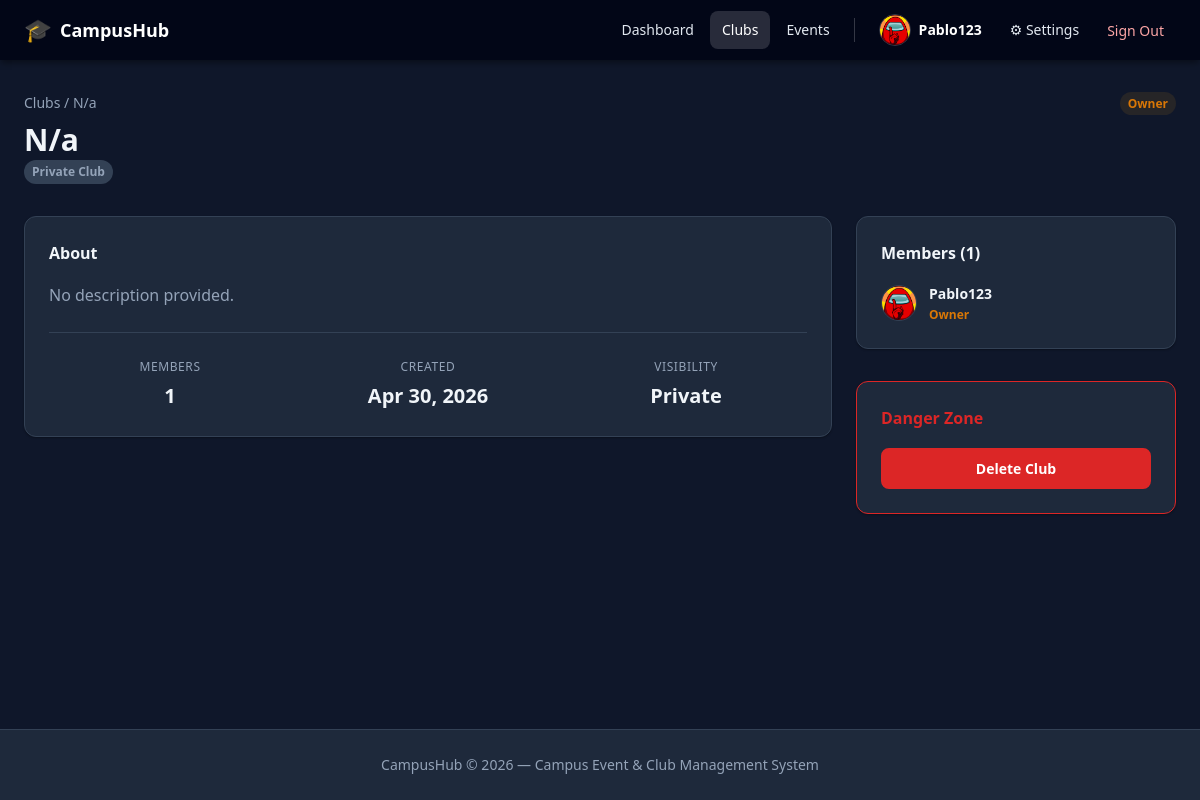
Screenshot of /clubs/5 (signed in) with the database file from the repository.
### app/models/user.py (models this page shows, shortened)
class User(Base):
    __tablename__ = "users"
    id: Mapped[int] = mapped_column(Integer, primary_key=True, index=True)
    username: Mapped[str] = mapped_column(String(50), unique=True, nullable=False, index=True)
    email: Mapped[str] = mapped_column(String(255), unique=True, nullable=False, index=True)
    phone_number: Mapped[str | None] = mapped_column(String(20), nullable=True)
    profile_photo_path: Mapped[str | None] = mapped_column(String(500), nullable=True)
    hashed_password: Mapped[str] = mapped_column(String(255), nullable=False)
    is_active: Mapped[bool] = mapped_column(Boolean, default=True, nullable=False)
    is_admin: Mapped[bool] = mapped_column(Boolean, default=False, nullable=False)
    created_at: Mapped[datetime] = mapped_column(DateTime, server_default=func.now(), nullable=False)
    updated_at: Mapped[datetime] = mapped_column(
        DateTime, server_default=func.now(), onupdate=func.now(), nullable=False
    )
    settings: Mapped["UserSettings"] = relationship(
        "UserSettings", back_populates="user", uselist=False, cascade="all, delete-orphan"
    )
    club_memberships: Mapped[list["ClubMembership"]] = relationship(  # type: ignore[name-defined]
        "ClubMembership", back_populates="user", cascade="all, delete-orphan"
    )
    created_clubs: Mapped[list["Club"]] = relationship(  # type: ignore[name-defined]
        "Club", back_populates="creator", foreign_keys="Club.created_by"
    )
    created_events: Mapped[list["Event"]] = relationship(  # type: ignore[name-defined]
        "Event", back_populates="creator"
    )
    event_attendances: Mapped[list["EventAttendee"]] = relationship(  # type: ignore[name-defined]
        "EventAttendee", back_populates="user", cascade="all, delete-orphan"
    )

### app/models/club.py (models this page shows, shortened)
class Club(Base):
    __tablename__ = "clubs"
    id: Mapped[int] = mapped_column(Integer, primary_key=True, index=True)
    name: Mapped[str] = mapped_column(String(100), unique=True, nullable=False, index=True)
    description: Mapped[str | None] = mapped_column(String(1000), nullable=True)
    is_private: Mapped[bool] = mapped_column(Boolean, default=False, nullable=False)
    created_by: Mapped[int] = mapped_column(
        Integer, ForeignKey("users.id", ondelete="SET NULL"), nullable=True
    )
    created_at: Mapped[datetime] = mapped_column(DateTime, server_default=func.now(), nullable=False)
    updated_at: Mapped[datetime] = mapped_column(
        DateTime, server_default=func.now(), onupdate=func.now(), nullable=False
    )
    creator: Mapped["User"] = relationship(  # type: ignore[name-defined]
        "User", back_populates="created_clubs", foreign_keys=[created_by]
    )
    memberships: Mapped[list["ClubMembership"]] = relationship(
        "ClubMembership", back_populates="club", cascade="all, delete-orphan"
    )
    roles: Mapped[list["ClubRole"]] = relationship(
        "ClubRole", back_populates="club", cascade="all, delete-orphan"
    )
    events: Mapped[list["Event"]] = relationship(  # type: ignore[name-defined]
        "Event", back_populates="club"
    )

class ClubMembership(Base):
    __tablename__ = "club_memberships"
    __table_args__ = (
        UniqueConstraint("user_id", "club_id", name="uq_club_membership"),
    )
    id: Mapped[int] = mapped_column(Integer, primary_key=True, index=True)
    user_id: Mapped[int] = mapped_column(
        Integer, ForeignKey("users.id", ondelete="CASCADE"), nullable=False
    )
    club_id: Mapped[int] = mapped_column(
        Integer, ForeignKey("clubs.id", ondelete="CASCADE"), nullable=False
    )
    role_id: Mapped[int | None] = mapped_column(
        Integer, ForeignKey("club_roles.id", ondelete="SET NULL"), nullable=True
    )
    joined_at: Mapped[datetime] = mapped_column(DateTime, server_default=func.now(), nullable=False)
    is_approved: Mapped[bool] = mapped_column(Boolean, default=True, nullable=False)
    user: Mapped["User"] = relationship("User", back_populates="club_memberships")  # type: ignore[name-defined]
    club: Mapped["Club"] = relationship("Club", back_populates="memberships")
    role: Mapped["ClubRole | None"] = relationship("ClubRole", back_populates="memberships")

class ClubRole(Base):
    __tablename__ = "club_roles"
    id: Mapped[int] = mapped_column(Integer, primary_key=True, index=True)
    club_id: Mapped[int] = mapped_column(
        Integer, ForeignKey("clubs.id", ondelete="CASCADE"), nullable=False
    )
    name: Mapped[str] = mapped_column(String(50), nullable=False)
    description: Mapped[str | None] = mapped_column(String(255), nullable=True)
    can_manage_members: Mapped[bool] = mapped_column(Boolean, default=False, nullable=False)
    can_create_events: Mapped[bool] = mapped_column(Boolean, default=False, nullable=False)
    can_edit_club: Mapped[bool] = mapped_column(Boolean, default=False, nullable=False)
    is_default: Mapped[bool] = mapped_column(Boolean, default=False, nullable=False)
    club: Mapped["Club"] = relationship("Club", back_populates="roles")
    memberships: Mapped[list["ClubMembership"]] = relationship(
        "ClubMembership", back_populates="role"
    )

### app/routers/clubs.py (the view)
@router.get("/{club_id}", response_class=HTMLResponse)
async def club_detail(
    club_id: int,
    request: Request,
    db: Session = Depends(get_db),
    current_user: User = Depends(get_current_user),
):
    club = club_service.get_club_by_id(db, club_id)
    if not club:
        _flash(request, "Club not found.", "error")
        return RedirectResponse(url="/clubs", status_code=302)
    membership = club_service.get_membership(db, current_user.id, club_id)
    is_owner = club_service.is_club_owner(db, current_user.id, club_id)
    can_manage = current_user.is_admin or is_owner
    from app.models.club import ClubMembership
    memberships = (
        db.query(ClubMembership)
        .filter(ClubMembership.club_id == club_id, ClubMembership.is_approved == True)
        .all()
    )
    visible_events = [
        event for event in club.events
        if event_service.can_view_event(db, current_user, event)
    ]
    return templates.TemplateResponse(
        request,
        "clubs/detail.html",
        {
            "club": club,
            "current_user": current_user,
            "membership": membership,
            "is_owner": is_owner,
            "can_manage": can_manage,
            "memberships": memberships,
            "visible_events": visible_events,
        },
    )

### app/templates/clubs/detail.html (shortened to what this page needs)
{% extends "base.html" %}
{% block content %}
<div class="page-header">
    <div>
        <div class="breadcrumb"><a href="/clubs" class="link">Clubs</a> / {{ club.name }}</div>
        <h1 class="page-title">{{ club.name }}</h1>
        {% if club.is_private %}<span class="badge badge-muted">Private Club</span>{% endif %}
    </div>
    <div class="header-actions">
        {% if membership and membership.is_approved %}
            {% if is_owner %}
            <span class="badge badge-owner">Owner</span>
            {% else %}
            <form action="/clubs/{{ club.id }}/leave" method="post" onsubmit="return confirm('Leave {{ club.name }}?')">
                <button type="submit" class="btn btn-outline btn-danger">Leave Club</button>
            </form>
            {% endif %}
        {% elif membership and not membership.is_approved %}
            <span class="badge badge-muted">Pending Approval</span>
        {% else %}
            <form action="/clubs/{{ club.id }}/join" method="post">
                <button type="submit" class="btn btn-primary">
                    {{ 'Request to Join' if club.is_private else 'Join Club' }}
                </button>
            </form>
        {% endif %}
    </div>
</div>
<div class="detail-grid">
    <div class="detail-main">
        <div class="card">
            <div class="card-body">
                <h2 class="card-section-title">About</h2>
                {% if club.description %}
                <p class="club-description">{{ club.description }}</p>
                {% else %}
                <p class="muted">No description provided.</p>
                {% endif %}
                <div class="info-grid">
                    <div class="info-item">
                        <span class="info-label">Members</span>
                        <span class="info-value">{{ club.member_count }}</span>
                    </div>
                    <div class="info-item">
                        <span class="info-label">Created</span>
                        <span class="info-value">{{ club.created_at.strftime('%b %d, %Y') }}</span>
                    </div>
                    <div class="info-item">
                        <span class="info-label">Visibility</span>
                        <span class="info-value">{{ 'Private' if club.is_private else 'Public' }}</span>
                    </div>
                </div>
            </div>
        </div>
    </div>
    <aside class="detail-sidebar">
        <div class="card">
            <div class="card-body">
                <h2 class="card-section-title">Members ({{ memberships | length }})</h2>
                <ul class="member-list">
                    {% for m in memberships %}
                    <li class="member-item">
                        <div class="member-info">
                            {% if m.user.profile_photo_url %}
                            <img src="{{ m.user.profile_photo_url }}" alt="{{ m.user.username }} profile photo" class="member-avatar member-avatar-image" />
                            {% else %}
                            <span class="member-avatar">{{ m.user.username[0].upper() }}</span>
                            {% endif %}
                            <div>
                                <span class="member-name">{{ m.user.username }}</span>
                                {% if m.role %}
                                <span class="member-role {% if m.role.name == 'Owner' %}role-owner{% endif %}">
                                    {{ m.role.name }}
                                </span>
                                {% endif %}
                            </div>
                        </div>
                    </li>
                    {% endfor %}
                </ul>
            </div>
        </div>
        {% if is_owner %}
        <div class="card card-danger" style="margin-top: 1rem;">
            <div class="card-body">
                <h3 class="card-section-title">Danger Zone</h3>
                <form action="/clubs/{{ club.id }}/delete" method="post"
                      onsubmit="return confirm('Permanently delete {{ club.name }}? This cannot be undone.')">
                    <button type="submit" class="btn btn-danger btn-full">Delete Club</button>
                </form>
            </div>
        </div>
        {% endif %}
    </aside>
</div>
{% endblock %}

### app/templates/base.html (shortened to what this page needs)
<!DOCTYPE html>
<html lang="{{ current_user.settings.language if current_user and current_user.settings else 'en' }}"
      data-theme="{{ current_user.settings.theme if current_user and current_user.settings else 'light' }}"
      data-text-size="{{ current_user.settings.text_size if current_user and current_user.settings else 'medium' }}">
<head>
    <link rel="stylesheet" href="/static/css/style.css" />
</head>
<body>
<nav class="navbar">
    <div class="navbar-brand">
        <a href="/" class="brand-link">
            <span class="brand-icon">🎓</span>
            <span class="brand-name">CampusHub</span>
        </a>
    </div>
    {% if current_user %}
    <div class="navbar-menu" id="navMenu">
        <a href="/" class="nav-link {% if request.url.path == '/' %}active{% endif %}">Dashboard</a>
        <a href="/clubs" class="nav-link {% if request.url.path.startswith('/clubs') %}active{% endif %}">Clubs</a>
        <a href="/events" class="nav-link {% if request.url.path.startswith('/events') %}active{% endif %}">Events</a>
        <div class="nav-user">
            {% if current_user.profile_photo_url %}
            <img src="{{ current_user.profile_photo_url }}" alt="{{ current_user.username }} profile photo" class="nav-avatar" />
            {% else %}
            <span class="member-avatar nav-avatar-fallback">{{ current_user.username[0].upper() }}</span>
            {% endif %}
            <span class="nav-username">{{ current_user.username }}</span>
        </div>
        <a href="/settings" class="nav-link {% if request.url.path.startswith('/settings') %}active{% endif %}">⚙ Settings</a>
        <form action="/auth/logout" method="post" class="nav-logout-form">
            <button type="submit" class="nav-link btn-logout">Sign Out</button>
        </form>
    </div>
    {% else %}
    <div class="navbar-menu">
        <a href="/auth/login" class="nav-link">Log In</a>
        <a href="/auth/register" class="btn btn-primary">Sign Up</a>
    </div>
    {% endif %}
</nav>
{% set flash = request.session.pop("flash", None) if request.session else None %}
<main class="main-content">
    {% block content %}{% endblock %}
</main>
<footer class="footer">
    <p>CampusHub &copy; 2026 &mdash; Campus Event &amp; Club Management System</p>
</footer>
</body>
</html>

### rows the page displays
User: profile_photo_url (picture), username "Pablo123"
Club: name "N/a", created_at "Apr 30, 2026", is_private "Private"
ClubMembership: member_count "1", user.profile_photo_url (picture), user.username "Pablo123", role.name "Owner"

### other values shown
{{ memberships | length }} "1"
